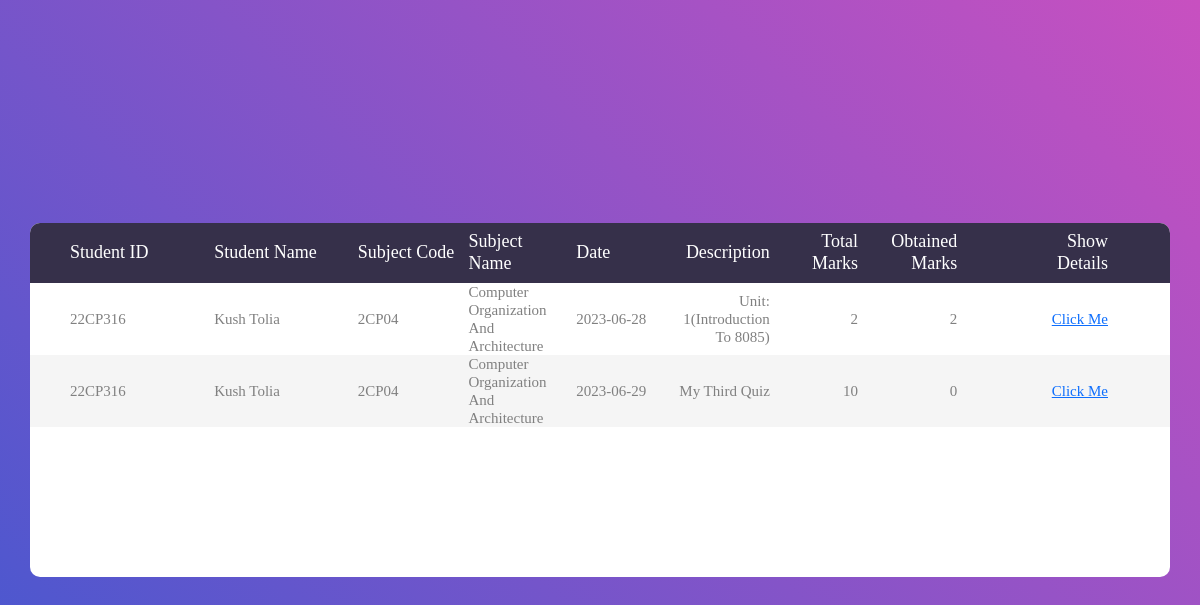
Page /QuizResult/index.php (signed in) on the committed database.
### tables this page shows
CREATE TABLE `quiz_result` (
  `quizID` int(11) NOT NULL,
  `studentID` varchar(20) NOT NULL,
  `total_marks` int(11) NOT NULL
);

CREATE TABLE `users` (
  `userID` varchar(20) NOT NULL,
  `firstName` varchar(20) NOT NULL,
  `lastName` varchar(20) NOT NULL,
  `fullName` varchar(40) NOT NULL,
  `branch` varchar(20) NOT NULL,
  `email` text NOT NULL,
  `password` varchar(20) NOT NULL,
  `gender` varchar(20) NOT NULL,
  `role` varchar(20) NOT NULL,
  `phoneNumber` varchar(20) NOT NULL,
  `dob` date NOT NULL,
  `address` text NOT NULL,
  `pinCode` int(20) NOT NULL,
  `img_url` text NOT NULL
);

CREATE TABLE `quiz_details` (
  `quizID` int(11) NOT NULL,
  `subjectCode` varchar(20) NOT NULL,
  `date` date NOT NULL,
  `description` text DEFAULT NULL,
  `number_of_questions` int(11) NOT NULL,
  `start_time` time(6) NOT NULL,
  `end_time` time(6) NOT NULL,
  `total_marks` int(11) NOT NULL
);

CREATE TABLE `subject_details` (
  `facultyID` varchar(20) DEFAULT NULL,
  `subjectCode` varchar(20) NOT NULL,
  `subjectName` text NOT NULL,
  `branch` varchar(20) NOT NULL,
  `semester` int(11) NOT NULL
);

### QuizResult/index.php (the view, shortened to what this page needs)
<?php
include "../connection.php";
if ($_SESSION["role"] == 'faculty' or $_SESSION["role"] == 'admin') {
	$sel = mysqli_query($con, "SELECT * FROM quiz_result;");
}
$current_time = date("H:i");
?>
<!DOCTYPE html>
<html lang="en">
<head>
	<link rel="stylesheet" type="text/css" href="vendor/bootstrap/css/bootstrap.min.css">
	<link rel="stylesheet" type="text/css" href="fonts/font-awesome-4.7.0/css/font-awesome.min.css">
	<link rel="stylesheet" type="text/css" href="vendor/animate/animate.css">
	<link rel="stylesheet" type="text/css" href="vendor/select2/select2.min.css">
	<link rel="stylesheet" type="text/css" href="vendor/perfect-scrollbar/perfect-scrollbar.css">
	<link rel="stylesheet" type="text/css" href="css/util.css">
	<link rel="stylesheet" type="text/css" href="css/main.css">
</head>
<body>
	<div class="limiter">
		<div class="container-table100">
			<div class="wrap-table100">
				<div class="table100">
					<form method="post" id="myForm" action="DetailResult/index.php">
					<table>
						<thead>
							<tr class="table100-head">
								<th class="column1">Student ID</th>
								<th class="column1">Student Name</th>
								<th class="column1">Subject Code</th>
								<th class="column2">Subject Name</th>
								<th class="column3">Date</th>
								<th class="column4">Description</th>
								<th class="column5">Total Marks</th>
								<th class="column6">Obtained Marks</th>
								<th class="column6">Show Details</th>
							</tr>
						</thead>
						<tbody>
							<?php
							if ($sel) {
								if (mysqli_num_rows($sel) == 0) {
								} else {
									while ($row = mysqli_fetch_assoc($sel)) {
										$temp_studentID=$row["studentID"];
										$sel3=mysqli_query($con,"SELECT fullName FROM users WHERE userID=(SELECT userID FROM stud WHERE studentID='".$temp_studentID."')");
										if($sel3){
											$row3=mysqli_fetch_row($sel3);
											$temp_fullName=$row3[0];
										}
										else
										{
											echo mysqli_error($con);
										}
										echo "<tr>";
										$temp_quiz_id = $row["quizID"];
										$sel2 = mysqli_query($con, "SELECT * FROM quiz_details WHERE quizID='" . $temp_quiz_id . "';");
										$row2 = mysqli_fetch_assoc($sel2);
										if (date("Y-m-d") > $row2["date"]) {
											$temp_total_marks_obtain = $row["total_marks"];
											$temp_subjectCode = $row2["subjectCode"];
											$temp_desc = $row2["description"];
											$temp_date = $row2["date"];
											$temp_total_marks = $row2["total_marks"];
											$sel3 = mysqli_query($con, "SELECT subjectName FROM subject_details WHERE subjectCode='" . $temp_subjectCode . "';");
											$row3 = mysqli_fetch_row($sel3);
											$temp_subjectName = $row3[0];
											echo "<td class='column1'>" . $temp_studentID . "</td>";
											echo "<td class='column1'>" . $temp_fullName . "</td>";
											echo "<td class='column1'>" . $temp_subjectCode . "</td>";
											echo "<td class='column2'>" . $temp_subjectName . "</td>";
											echo "<td class='column3'>" . $temp_date . "</td>";
											echo "<td class='column4'>" . $temp_desc . "</td>";
											echo "<td class='column5'>" . $temp_total_marks . "</td>";
											echo "<td class='column6'>" . $temp_total_marks_obtain . "</td>";
											echo "<td class='column6'><a href='DetailResult/index.php?id=".$temp_studentID."_".$temp_quiz_id."'>Click Me</a></td>";
										}
										if (date("Y-m-d") == $row2["date"]) {
											if ($current_time > $row2["end_time"]) {
												$temp_total_marks_obtain = $row["total_marks"];
												$temp_subjectCode = $row2["subjectCode"];
												$temp_desc = $row2["description"];
												$temp_date = $row2["date"];
												$temp_total_marks = $row2["total_marks"];
												$sel3 = mysqli_query($con, "SELECT subjectName FROM subject_details WHERE subjectCode='" . $temp_subjectCode . "';");
												$row3 = mysqli_fetch_row($sel3);
												$temp_subjectName = $row3[0];
												echo "<td class='column1'>" . $temp_studentID . "</td>";
												echo "<td class='column1'>" . $temp_fullName . "</td>";
												echo "<td class='column1'>" . $temp_subjectCode . "</td>";
												echo "<td class='column2'>" . $temp_subjectName . "</td>";
												echo "<td class='column3'>" . $temp_date . "</td>";
												echo "<td class='column4'>" . $temp_desc . "</td>";
												echo "<td class='column5'>" . $temp_total_marks . "</td>";
												echo "<td class='column6'>" . $temp_total_marks_obtain . "</td>";
												echo "<td class='column6'><a href='DetailResult/index.php?id=".$temp_studentID."_".$temp_quiz_id."'>Click Me</a></td>";
											}
										}
										echo "</tr>";
									}
								}
							} else {
								echo mysqli_error($con);
							}
							?>
						</tbody>
					</table>
				</form>
				</div>
			</div>
		</div>
	</div>
</body>
</html>

### QuizResult/css/main.css (style rules this page uses)
* { margin:0;padding:0;box-sizing:border-box }
body,html { height:100%;font-family:sans-serif }
a { margin:0;transition:all .4s;-webkit-transition:all .4s;-o-transition:all .4s;-moz-transition:all .4s }
.limiter { width:100%;margin:0 auto }
.container-table100 { width:100%;min-height:100vh;background:#c850c0;background:-webkit-linear-gradient(45deg,#4158d0,#c850c0);background:-o-linear-gradient(45deg,#4158d0,#c850c0);background:-moz-linear-gradient(45deg,#4158d0,#c850c0);background:linear-gradient(45deg,#4158d0,#c850c0);display:-webkit-box;display:-webkit-flex;display:-moz-box;display:-ms-flexbox;display:flex;align-items:center;justify-content:center;flex-wrap:wrap;padding:33px 30px }
.wrap-table100 { width:1170px }
table { border-spacing:1;border-collapse:collapse;background:#fff;border-radius:10px;overflow:hidden;width:100%;margin:0 auto;position:relative }
table * { position:relative }
table td,table th { padding-left:8px }
table thead tr { height:60px;background:#36304a }
table tbody tr { height:50px }
table tbody tr:last-child { border:0 }
table td,table th { text-align:left }
.table100-head th { font-family:OpenSans-Regular;font-size:18px;color:#fff;line-height:1.2;font-weight:unset }
tbody tr:nth-child(even) { background-color:#f5f5f5 }
tbody tr { font-family:OpenSans-Regular;font-size:15px;color:gray;line-height:1.2;font-weight:unset }
.column1 { width:260px;padding-left:40px }
.column2 { width:160px }
.column3 { width:245px }
.column4 { width:110px;text-align:right }
.column5 { width:170px;text-align:right }
.column6 { width:222px;text-align:right;padding-right:62px }

### rows in the picture
quiz_result: studentID "22CP316", users.fullName "Kush Tolia", quizID.subjectCode "2CP04", subject_details.subjectName "Computer Organization And Architecture", quizID.date "2023-06-28", quizID.description "Unit: 1(Introduction To 8085)", quizID.total_marks "2", total_marks "2"
quiz_result: studentID "22CP316", users.fullName "Kush Tolia", quizID.subjectCode "2CP04", subject_details.subjectName "Computer Organization And Architecture", quizID.date "2023-06-29", quizID.description "My Third Quiz", quizID.total_marks "10", total_marks "0"
